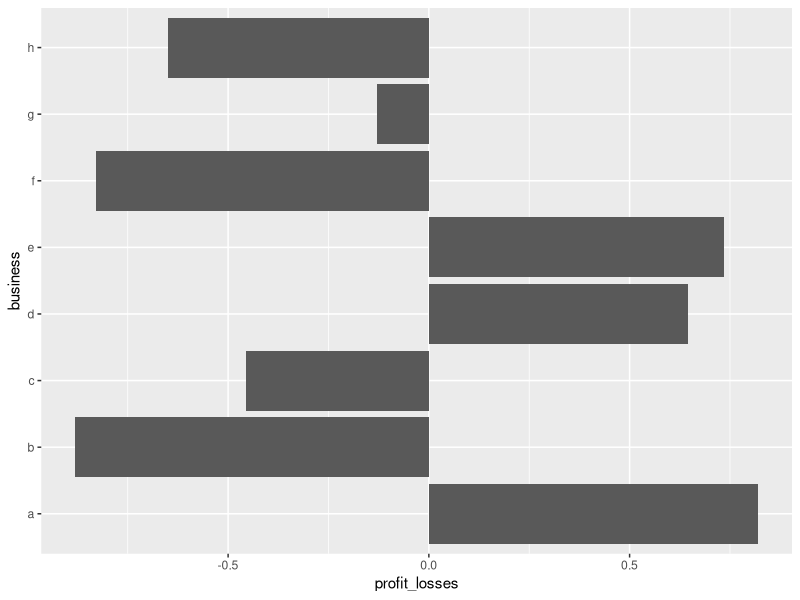

Generate this figure with R: (Note: this script raises an error after producing the figure.)
## ---- chunk 1
knitr::opts_chunk$set(echo = TRUE)
options(tidyverse.quiet = TRUE)

## ---- chunk 2
library(tidyverse)
# Diverging Bar
tibble(profit_losses = runif(8, -1, 1), 
       business = letters[1:8]) |> 
  ggplot() + 
  aes(x = profit_losses,
      y = business) + 
  geom_col() 

# Diverging Stacked bar 
# todo: another dataset - survey, and position likert exported
diamonds |> 
  ggplot() + 
  aes(y = color,
      fill = cut) + 
  ggstats::geom_likert(position = ggstats:::position_likert()) +  #< uh-oh not exported
  ggstats::scale_fill_likert() + 
  geom_vline(xintercept = 0, color = "grey", linetype = "dashed")


# Spine
Titanic |> 
  data.frame() |> 
  uncount(Freq) |> 
  ggplot() + 
  aes(y = Class,
      alpha = Survived) + 
  ggstats::geom_diverging(position = ggstats:::position_diverging())


# Surplus/Deficit filled line
set.seed(2027)
tibble(profit_losses = runif(100, -1, 1),
       year = 1901:2000) |> 
  mutate(running_total = cumsum(profit_losses)) |> 
  ggplot() + 
  aes(x = year,
      y = running_total) + 
  geom_area()


## ---- chunk 3
library(tidyverse)

## ---- chunk 4
